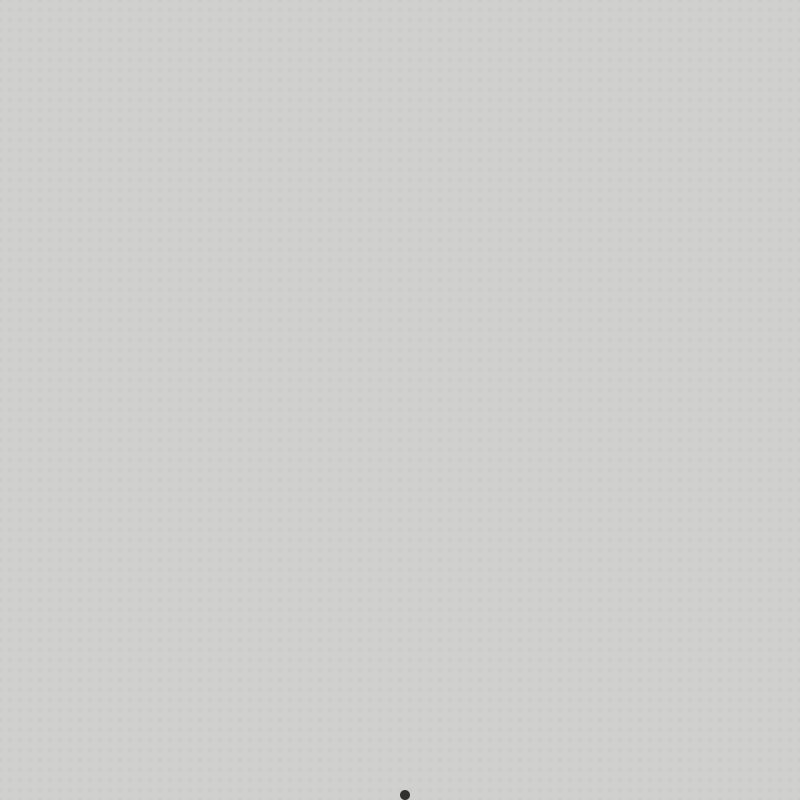
Frame 1 (no input)
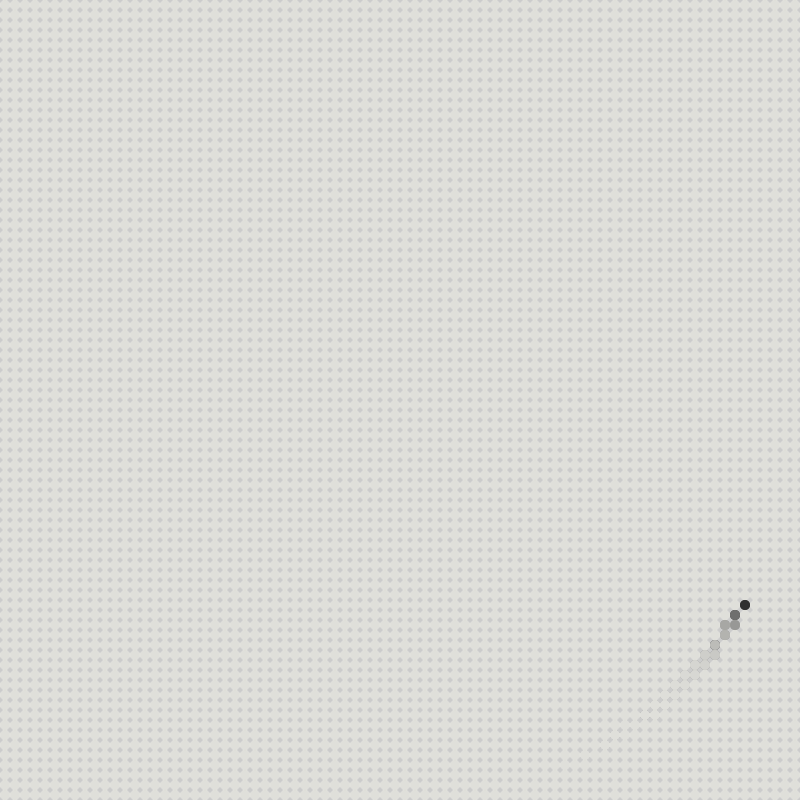
Frame 60 (the mouse pressed at the canvas centre just before this capture)
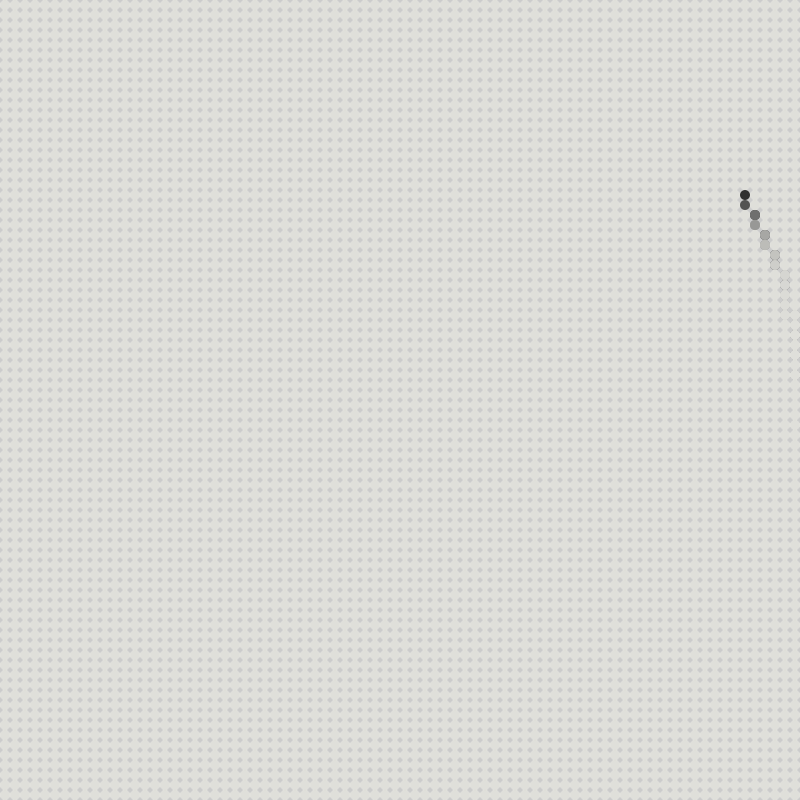
Frame 120 (the mouse held since frame 60 and released just before this capture)

The Processing sketch that drew these frames (run headless with seeded random() and noise(); from frame 60 on, the mouse is pressed at the canvas centre):

// Processing sketch: day6
// ── day6.pde
int circSize = 10;
float myWaveX, myWaveY;
float mySpeedReg = 1;
float mySpeedFast = 2;
float mySpeedMed = 0.5;
float mySpeedSlow = 0.05;
float myOsc = 0.5;
int runner = 0;
float rand1;
int myWaveIntX, myWaveIntY;
int myNoise;
int myBlur = 5;


void setup() {
  size(800,800);
  noStroke();
}

void draw() {
    int rows = width/circSize;
    int cols = height/circSize;
    rand1 = int(random(cols));
    
    myNoise = int(map(noise(frameCount*mySpeedSlow),0,1,1,cols));
    println(myNoise);

    myWaveX = map(sin(radians(frameCount*mySpeedReg)), -1,1,0,rows);
    myWaveY = map(cos(radians(frameCount*mySpeedReg)), -1,1,0,cols);
    myWaveIntX = int(myWaveX);
    myWaveIntY = int(myWaveY);

    if (runner == rows)
       {
           runner = 0;
       }
    else if ((frameCount*mySpeedReg)%myOsc == 0){
        runner++;
    }
    //println(myWaveInt);
    //background(#CACCCF);
    translate(circSize/2,circSize/2);
    for (int x = 0; x < rows; x++){
        for (int y = 0; y < cols; y++){
            if(x == myWaveIntX && y == myWaveIntY ){
                //fill(#E1DFDB);
                noStroke();
                 fill(#303030);
            }
            else{
                //fill(#303030);
                 fill(#E1DFDB, 255/myBlur);
            }
            push();
            circle(circSize*x,circSize*y,circSize);
            pop();
        }
    }
}
